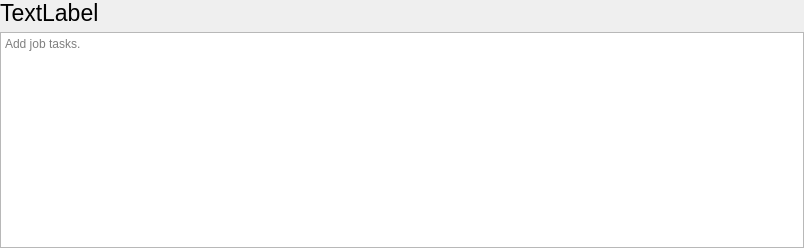
<?xml version="1.0" encoding="UTF-8"?>
<ui version="4.0">
 <class>Form</class>
 <widget class="QWidget" name="Form">
  <property name="geometry">
   <rect>
    <x>0</x>
    <y>0</y>
    <width>804</width>
    <height>248</height>
   </rect>
  </property>
  <property name="windowTitle">
   <string>Form</string>
  </property>
  <layout class="QVBoxLayout" name="verticalLayout">
   <property name="leftMargin">
    <number>0</number>
   </property>
   <property name="topMargin">
    <number>0</number>
   </property>
   <property name="rightMargin">
    <number>0</number>
   </property>
   <property name="bottomMargin">
    <number>0</number>
   </property>
   <item>
    <widget class="QLabel" name="label">
     <property name="font">
      <font>
       <pointsize>17</pointsize>
      </font>
     </property>
     <property name="frameShape">
      <enum>QFrame::NoFrame</enum>
     </property>
     <property name="lineWidth">
      <number>2</number>
     </property>
     <property name="text">
      <string>TextLabel</string>
     </property>
     <property name="alignment">
      <set>Qt::AlignLeading|Qt::AlignLeft|Qt::AlignVCenter</set>
     </property>
    </widget>
   </item>
   <item>
    <widget class="QTextEdit" name="textEdit">
     <property name="minimumSize">
      <size>
       <width>0</width>
       <height>150</height>
      </size>
     </property>
     <property name="lineWidth">
      <number>0</number>
     </property>
     <property name="autoFormatting">
      <set>QTextEdit::AutoBulletList</set>
     </property>
     <property name="placeholderText">
      <string>Add job tasks.</string>
     </property>
    </widget>
   </item>
  </layout>
 </widget>
 <resources/>
 <connections/>
</ui>
